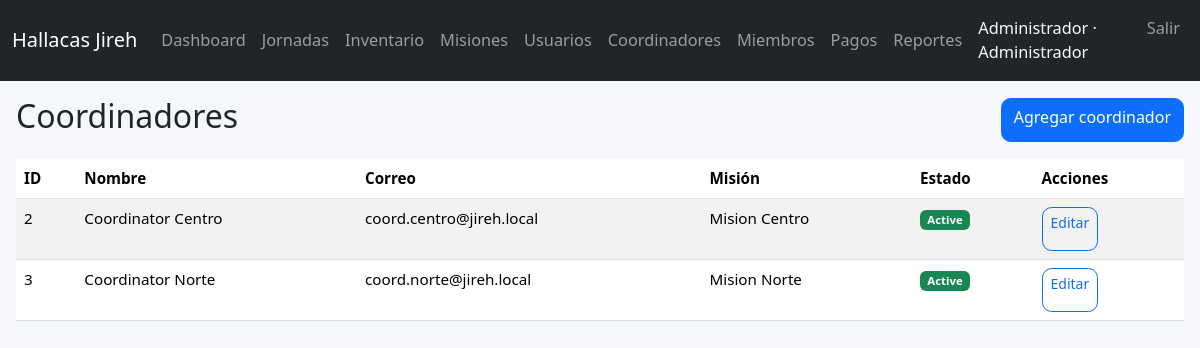
Page /index.php?r=coordinators (signed in) on the committed database.
### tables this page shows
CREATE TABLE IF NOT EXISTS users (
  id INT AUTO_INCREMENT PRIMARY KEY,
  name VARCHAR(120) NOT NULL,
  email VARCHAR(190) NOT NULL UNIQUE,
  password_hash VARCHAR(255) NOT NULL,
  role VARCHAR(40) NOT NULL DEFAULT 'member',
  mission_id INT NULL,
  jornada_id INT NULL,
  phone VARCHAR(40) NULL,
  status ENUM('active','inactive') NOT NULL DEFAULT 'active',
  created_at DATETIME NOT NULL DEFAULT CURRENT_TIMESTAMP,
  updated_at DATETIME NOT NULL DEFAULT CURRENT_TIMESTAMP ON UPDATE CURRENT_TIMESTAMP,
  FOREIGN KEY (mission_id) REFERENCES missions(id) ON DELETE SET NULL
);

CREATE TABLE IF NOT EXISTS missions (
  id INT AUTO_INCREMENT PRIMARY KEY,
  name VARCHAR(120) NOT NULL,
  code VARCHAR(40) NOT NULL UNIQUE,
  description TEXT NULL,
  coordinator_id INT NULL,
  status ENUM('active','inactive') NOT NULL DEFAULT 'active',
  created_at DATETIME NOT NULL DEFAULT CURRENT_TIMESTAMP,
  updated_at DATETIME NOT NULL DEFAULT CURRENT_TIMESTAMP ON UPDATE CURRENT_TIMESTAMP
);

### app/controllers/CoordinatorController.php (called while the page is built, shortened)
<?php
class CoordinatorController {
    public static function index(): void {
        $coordinators = User::all('coordinator');
        include BASE_PATH . '/app/views/coordinators/index.php';
    }
}

### app/models/User.php (called while the page is built, shortened)
<?php
class User {
    public static function all(string $role = '', ?int $missionId = null): array {
        $sql = 'SELECT u.*, m.name AS mission_name, (SELECT GROUP_CONCAT(j.name SEPARATOR ", ") FROM user_jornada uj JOIN jornadas j ON j.id=uj.jornada_id WHERE uj.user_id=u.id) AS jornada_name FROM users u LEFT JOIN missions m ON m.id=u.mission_id WHERE 1=1';
        $p = [];
        if ($role) { $sql .= ' AND u.role = ?'; $p[] = $role; }
        $sql .= ' ORDER BY u.name';
        return DB::query($sql, $p)->fetchAll();
    }
}

### app/db.php (called while the page is built)
<?php
class DB {
    private static ?PDO $pdo = null;
    public static function connect(): PDO {
        if (self::$pdo === null) {
            $dsn = 'mysql:host=' . DB_HOST . ';port=' . DB_PORT . ';dbname=' . DB_NAME . ';charset=utf8mb4';
            $options = [
                PDO::ATTR_ERRMODE => PDO::ERRMODE_EXCEPTION,
                PDO::ATTR_DEFAULT_FETCH_MODE => PDO::FETCH_ASSOC,
                PDO::ATTR_EMULATE_PREPARES => false,
            ];
            try {
                self::$pdo = new PDO($dsn, DB_USER, DB_PASS, $options);
            } catch (PDOException $e) {
                error_log('DB connection failed: ' . $e->getMessage());
                http_response_code(500);
                $msg = 'No se pudo conectar a la base de datos.';
                if (defined('APP_DEBUG') && APP_DEBUG) {
                    $msg .= ' Revise DB_HOST, DB_NAME, DB_USER y DB_PASS (.env o variables de entorno). Detalle: ' . $e->getMessage();
                } else {
                    $msg .= ' Configure el archivo .env en el servidor o las variables de entorno de MySQL.';
                }
                die($msg);
            }
        }
        return self::$pdo;
    }
    public static function query(string $sql, array $params = []): PDOStatement {
        $stmt = self::connect()->prepare($sql);
        $stmt->execute($params);
        return $stmt;
    }
}

### app/views/coordinators/index.php (the view)
<?php include BASE_PATH . '/app/views/partials/header.php'; ?>
<div class="d-flex flex-column flex-sm-row justify-content-between align-items-stretch align-items-sm-center gap-2 mb-3">
 <h2>Coordinadores</h2>
 <a class="btn btn-primary" href="<?= url('coordinator_create') ?>">Agregar coordinador</a>
</div>
<div class="table-responsive">
<table class="table table-striped table-hover">
 <thead><tr><th>ID</th><th>Nombre</th><th>Correo</th><th>Misión</th><th>Estado</th><th>Acciones</th></tr></thead>
 <tbody>
 <?php foreach ($coordinators as $c): ?>
 <tr>
   <td><?= (int)$c['id'] ?></td>
   <td><?= h($c['name']) ?></td>
   <td><?= h($c['email']) ?></td>
   <td><?= h($c['mission_name'] ?? '-') ?></td>
   <td><?= status_badge($c['status']) ?></td>
   <td>
     <a class="btn btn-sm btn-outline-primary" href="<?= url('user_edit',['id'=>$c['id']]) ?>">Editar</a>
   </td>
 </tr>
 <?php endforeach; ?>
 </tbody>
</table>
</div>
<?php include BASE_PATH . '/app/views/partials/footer.php'; ?>

### app/helpers.php (shortened to what this page needs)
<?php
function url(string $route = '', array $params = []): string {
    $q = array_merge(['r' => $route], $params);
    return '/index.php?' . http_build_query($q);
}
function h($v): string {
    return htmlspecialchars((string)($v ?? ''), ENT_QUOTES, 'UTF-8');
}
function status_badge(string $status): string {
    $map = [
        'pendiente' => 'danger',
        'parcial' => 'warning',
        'pagado' => 'success',
        'open' => 'primary',
        'closed' => 'secondary',
        'active' => 'success',
        'inactive' => 'secondary',
    ];
    $c = $map[$status] ?? 'secondary';
    return '<span class="badge bg-' . $c . '">' . h(ucfirst($status)) . '</span>';
}

### public/assets/css/app.css (style rules this page uses)
:root { --brand:#0d6efd; }
body { background-color:#f5f7fa; font-size:1rem; }
.btn { border-radius:.6rem; min-height:44px; }
.table { font-size:.9rem; }
.table-responsive { -webkit-overflow-scrolling:touch; }
@media (min-width: 768px) { body { font-size:1.02rem; } }
@media (min-width: 768px) { .table { font-size:.95rem; } }

### rows in the picture
users: id "2", name "Coordinator Centro", email "coord.centro@jireh.local", mission.name "Mision Centro", status "Active"
users: id "3", name "Coordinator Norte", email "coord.norte@jireh.local", mission.name "Mision Norte", status "Active"

### other values in the picture
APP_NAME "Hallacas Jireh"
Auth::user()['name'] "Administrador"
role_label(Auth::role()) "Administrador"
